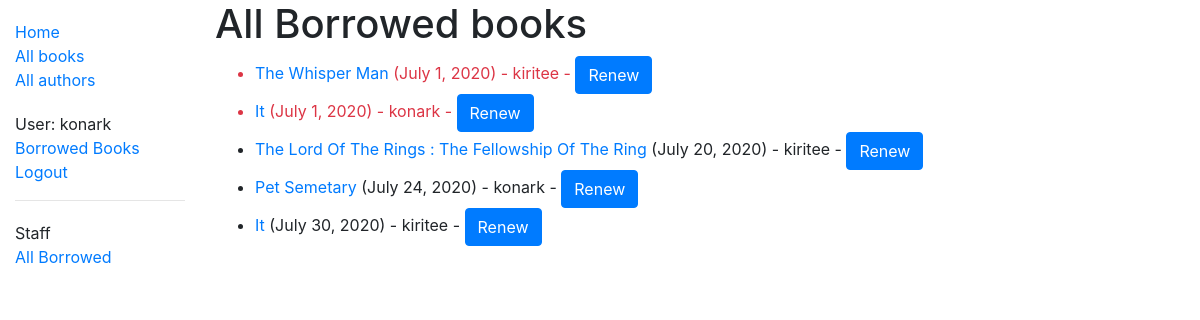
Page /catalog/borrowed/ (signed in) on the committed database.
### catalog/models.py (models this page shows, shortened)
class BookInstance(models.Model):
    id = models.UUIDField(
        primary_key=True,
        default=uuid.uuid4,
        help_text='Unique ID for this particular book across whole library'
    )
    book = models.ForeignKey(Book, on_delete=models.SET_NULL, null=True)
    due_back = models.DateField(null=True, blank=True)
    LOAN_STATUS = (
        ('a', 'Available'),
        ('m', 'Maintenance'),
        ('r', 'Reserved'),
        ('o', 'On-Loan'),
    )
    status = models.CharField(
        max_length=1,
        choices=LOAN_STATUS,
        blank=True,
        default='m',
        help_text='Book Availability'
    )
    borrower = models.ForeignKey(User, on_delete=models.SET_NULL, null=True, blank= True)
    class Meta:
        ordering = ['id','status','due_back']
        permissions = (('can_mark_returned','Return Book'),)
    @property
    def is_overdue(self):
        if self.due_back and date.today() >self.due_back:
            return True
        return False

class Book(models.Model):
    title = models.CharField(max_length=200, help_text='Title of book')
    author = models.ForeignKey('Author', on_delete=models.SET_NULL, null=True)
    summary = models.TextField(
        max_length=1000, help_text='Enter a brief description of the book')
    imprint = models.CharField(
        max_length=30, help_text='Enter publisher imprint')
    isbn = models.CharField(
        'ISBN', max_length=13, help_text='13 Character <a href="https://www.isbn-international.org/content/what-isbn">ISBN number</a>')
    genre = models.ManyToManyField(
        Genre, help_text='Select a genre for the book')
    language = models.ForeignKey(
        'Language', on_delete=models.SET_NULL, null=True)

### catalog/views.py (the view)
# urls.py: path('borrowed/',views.LoanedBooksAllListView.as_view(), name = 'all-borrowed'),
class LoanedBooksAllListView(PermissionRequiredMixin, generic.ListView):
    permission_required = 'catalog.can_mark_returned'
    model=BookInstance
    template_name = 'catalog/bookinstance_list_borrowed_all.html'
    paginate_by = 10
    def get_queryset(self):
        return BookInstance.objects.filter(status__exact='o').order_by('due_back')

### catalog/templates/catalog/bookinstance_list_borrowed_all.html
{% extends "base-generic.html" %}
{% block content %}
    <h1>All Borrowed books</h1>
    {% if bookinstance_list %}
    <ul>
      {% for bookinst in bookinstance_list %}
      <li class="{% if bookinst.is_overdue %}text-danger{% endif %}">
        <a href="{% url 'book-detail' bookinst.book.pk %}">{{bookinst.book.title}}</a> ({{ bookinst.due_back }}) - {{bookinst.borrower}}
        {% if perms.catalog.can_mark_returned %}- <a class="btn btn-primary" href="{% url 'renew-book-librarian' bookinst.id %}">Renew</a> {% endif %}
      </li>
      {% endfor %}
    </ul>
    {% else %}
      <p>There are no books borrowed.</p>
    {% endif %}
{% endblock %}

### catalog/templates/base-generic.html (shortened to what this page needs)
<!DOCTYPE html>
<html lang="en">
<head>
    <link rel="stylesheet" href="https://stackpath.bootstrapcdn.com/bootstrap/4.1.3/css/bootstrap.min.css"
>
    {% load static %}
    <link rel="stylesheet" href="{% static 'css/styles.css' %}">
</head>
<body>
    <div class="container-fluid">
        <div class="row">
            <div class="col-sm-2">
                {% block sidebar %}
                <ul class="sidebar-nav">
                    <li><a href="{% url 'index' %}">Home</a></li>
                    <li><a href="{% url 'books' %}">All books</a></li>
                    <li><a href="{% url 'authors' %}">All authors</a></li>
                {% if user.is_authenticated %}
                </ul>
                <ul class="sidebar-nav">
                        <li>User: {{ user.get_username }}</li>
                        <li><a href = "{% url 'my-borrowed' %}">Borrowed Books</a></li>
                        <li><a href= "{% url 'logout'%}?next={{request.path}}"> Logout</a></li>
                    {% else %}
                        <li><a href= "{% url 'login'%}?next={{request.path}}"> Login</a></li>
                    {% endif %}
                    {% if perms.catalog.can_mark_returned %}
                </ul>
                <hr>
                <ul class="sidebar-nav">
                        <li>Staff</li>
                        <li><a href = "{% url 'all-borrowed' %}">All Borrowed</a></li>
                    {% endif %}
                </ul>
                {% endblock %}
            </div>
            <div class="col-sm-10 ">
                {% block content %}{% endblock %}
            </div>
        </div>
    </div>
</body>
</html>

### catalog/static/css/styles.css (style rules this page uses)
.sidebar-nav { margin-top: 20px; padding: 0; list-style: none; }

### rows in the picture
BookInstance: book "The Whisper Man", due_back "July 1, 2020", borrower "kiritee"
BookInstance: book "It", due_back "July 1, 2020", borrower "konark"
BookInstance: book "The Lord Of The Rings : The Fellowship Of The Ring", due_back "July 20, 2020", borrower "kiritee"
BookInstance: book "Pet Semetary", due_back "July 24, 2020", borrower "konark"
BookInstance: book "It", due_back "July 30, 2020", borrower "kiritee"

### other values in the picture
{{ user.get_username }} "konark"
